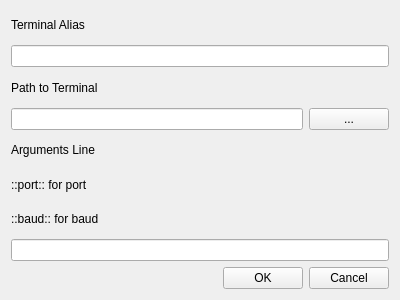
<?xml version="1.0" encoding="UTF-8"?>
<ui version="4.0">
 <class>Form</class>
 <widget class="QWidget" name="Form">
  <property name="windowModality">
   <enum>Qt::ApplicationModal</enum>
  </property>
  <property name="geometry">
   <rect>
    <x>0</x>
    <y>0</y>
    <width>400</width>
    <height>300</height>
   </rect>
  </property>
  <property name="sizePolicy">
   <sizepolicy hsizetype="Fixed" vsizetype="Fixed">
    <horstretch>0</horstretch>
    <verstretch>0</verstretch>
   </sizepolicy>
  </property>
  <property name="windowTitle">
   <string>Add or Edit Terminal</string>
  </property>
  <layout class="QGridLayout" name="gridLayout">
   <item row="9" column="1">
    <widget class="QPushButton" name="pushButton_ok">
     <property name="text">
      <string>OK</string>
     </property>
    </widget>
   </item>
   <item row="9" column="2">
    <widget class="QPushButton" name="pushButton_cancel">
     <property name="text">
      <string>Cancel</string>
     </property>
    </widget>
   </item>
   <item row="9" column="0">
    <spacer name="horizontalSpacer">
     <property name="orientation">
      <enum>Qt::Horizontal</enum>
     </property>
     <property name="sizeHint" stdset="0">
      <size>
       <width>40</width>
       <height>20</height>
      </size>
     </property>
    </spacer>
   </item>
   <item row="7" column="0" colspan="3">
    <widget class="QLineEdit" name="lineEdit_arguments"/>
   </item>
   <item row="4" column="0" colspan="3">
    <widget class="QLabel" name="label_arguments">
     <property name="text">
      <string>Arguments Line</string>
     </property>
    </widget>
   </item>
   <item row="5" column="0" colspan="3">
    <widget class="QLabel" name="label_port">
     <property name="text">
      <string>::port:: for port</string>
     </property>
    </widget>
   </item>
   <item row="6" column="0" colspan="3">
    <widget class="QLabel" name="label_baud">
     <property name="text">
      <string>::baud:: for baud</string>
     </property>
    </widget>
   </item>
   <item row="2" column="0" colspan="3">
    <widget class="QLabel" name="label_software_path">
     <property name="text">
      <string>Path to Terminal</string>
     </property>
    </widget>
   </item>
   <item row="1" column="0" colspan="3">
    <widget class="QLineEdit" name="lineEdit_alias"/>
   </item>
   <item row="0" column="0" colspan="3">
    <widget class="QLabel" name="label_software_alias">
     <property name="text">
      <string>Terminal Alias</string>
     </property>
    </widget>
   </item>
   <item row="3" column="0" colspan="2">
    <widget class="QLineEdit" name="lineEdit_path"/>
   </item>
   <item row="3" column="2">
    <widget class="QPushButton" name="pushButton_explorer">
     <property name="text">
      <string>...</string>
     </property>
    </widget>
   </item>
  </layout>
 </widget>
 <resources/>
 <connections/>
</ui>
